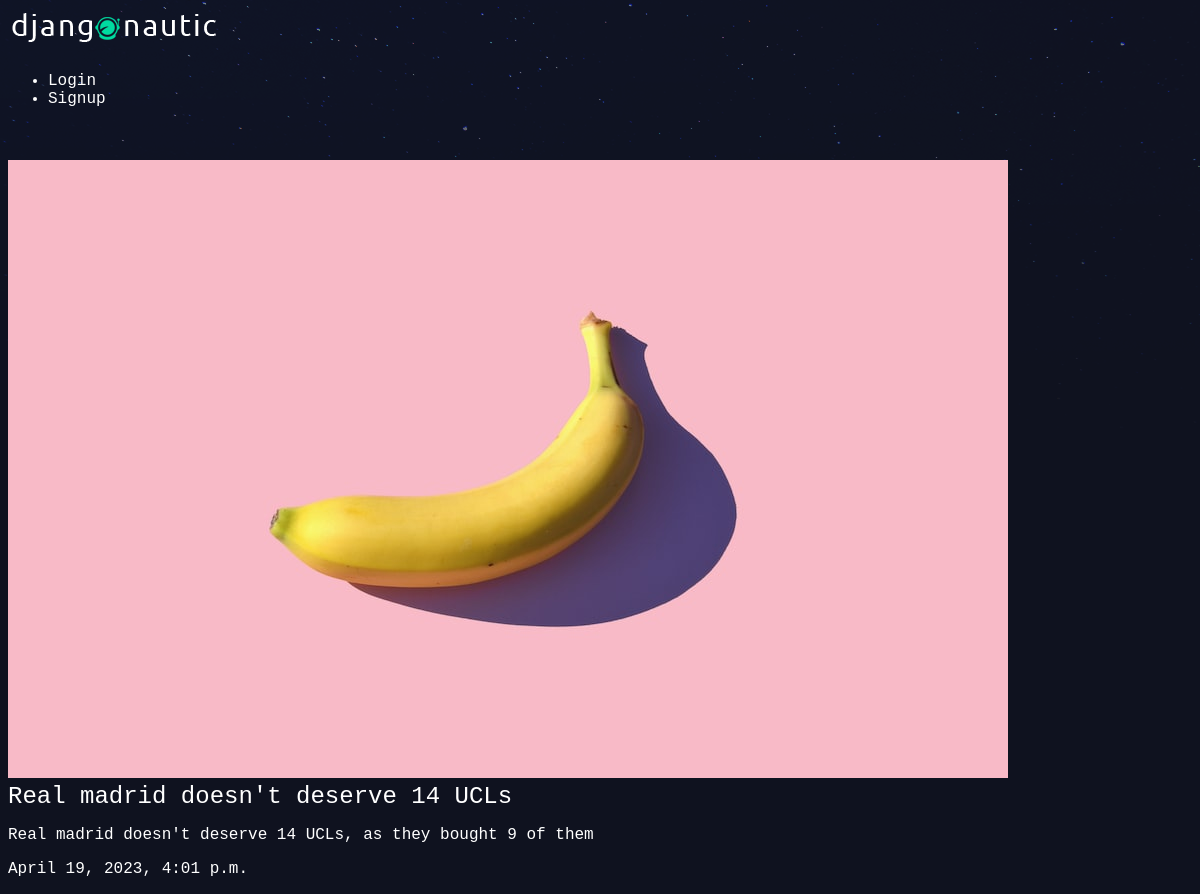
The app's page /articles/real-madrid/ with its own data.
### articles/models.py (models this page shows, shortened)
class Article(models.Model):
    title = models.CharField(max_length=100)
    body = models.TextField()
    slug = models.SlugField()
    date = models.DateTimeField(auto_now_add=True)
    author = models.ForeignKey(User, default=None, on_delete=models.CASCADE)
    thumb = models.ImageField(default='default.png', blank=True)

### articles/views.py (the view)
# urls.py: re_path(r'^(?P<slug>[\w-]+)/$', views.articles_detail, name='detail'),
def articles_detail(request, slug):
    article = Article.objects.get(slug=slug)
    return render(request, 'article_detail.html', {'article': article})

### articles/templates/article_detail.html
{% extends 'base_layout.html' %}
{% block content %}
<div class="article-detail">
    <div class="article">
        <img src="{{ article.thumb.url }}" />
        <h2>{{ article.title }}</h2>
        <p>{{ article.body }}</p>
        <p>{{ article.date }}</p>
    </div>
</div>
{% endblock %}

### templates/blog/base_layout.html (shortened to what this page needs)
{% load static %}
<!DOCTYPE html>
<html lang="en">
<head>
    <link rel="stylesheet" href="{% static 'styles.css' %}">
</head>
<body>
    <header>
        <h1><a href="{% url 'blog:index' %}"><img src="{% static 'logo.png' %}" alt="logo" /></a></h1>
        <nav>
            <ul>
                {% if user.is_authenticated %}
                <li>
                    <form class="logout-link" action="{% url 'blog:accounts:logout' %}" method="post">
                        {% csrf_token %}
                        <button type="submit">
                            Logout
                        </button>
                    </form>
                </li>
                <li><a href="{% url 'blog:articles:create' %}">New Article</a></li>
                {% else %}
                <li><a href="{% url 'blog:accounts:login' %}">Login</a></li>
                <li><a href="{% url 'blog:accounts:signup' %}">Signup</a></li>
                {% endif %}
            </ul>
        </nav>
        <br><br>
    </header>
    <div class="wrapper">
        {% block content %}
        {% endblock %}
    </div>
</body>
</html>

### assets/styles.css (style rules this page uses)
body { background-color: #0f121f; background-image: url(stars.png); background-repeat: no-repeat; color: #fff; }
body * { font-family: 'Courier New', Courier, monospace; }
h1, h2, h3, h4, h5 { font-weight: normal; margin: 0; }
a, a:hover, a:visited { color: #fff; text-decoration: none; }

### records on screen
Article: thumb (placeholder picture), title "Real madrid doesn't deserve 14 UCLs", body "Real madrid doesn't deserve 14 UCLs, as they bought 9 of them", date "April 19, 2023, 4:01 p.m."
